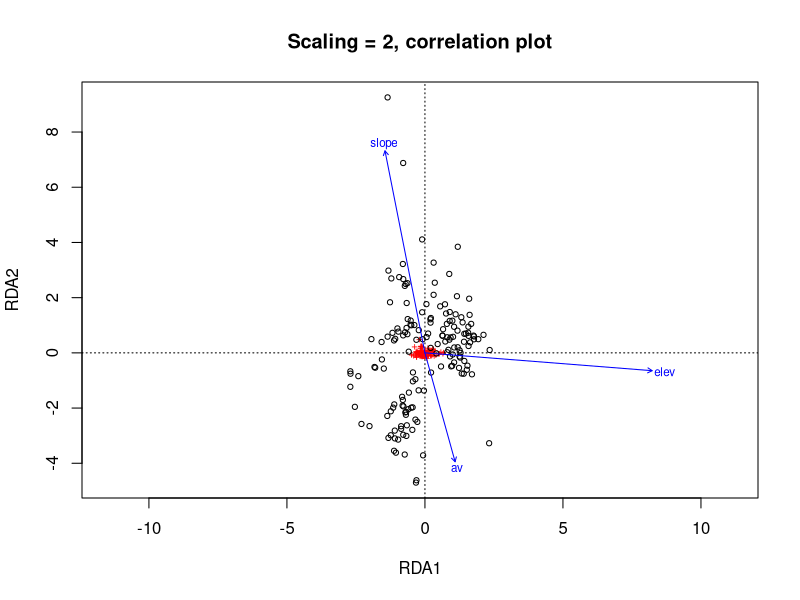
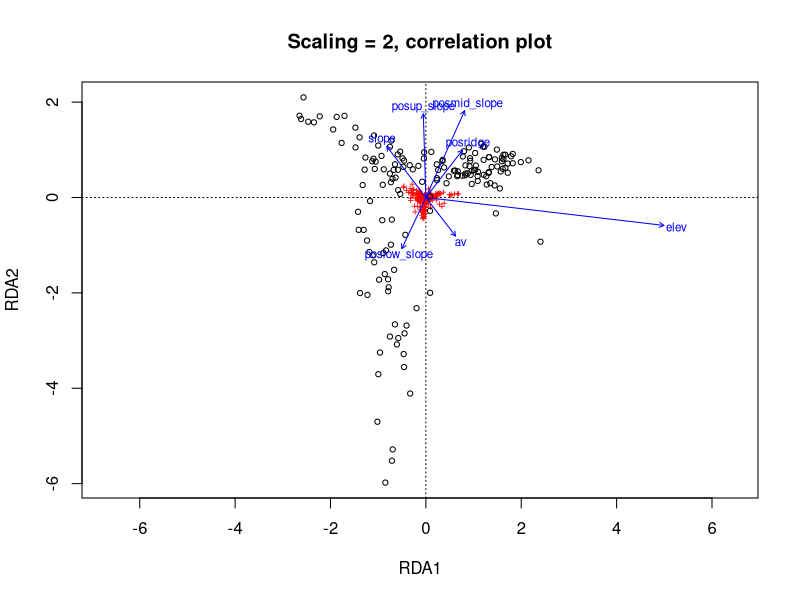
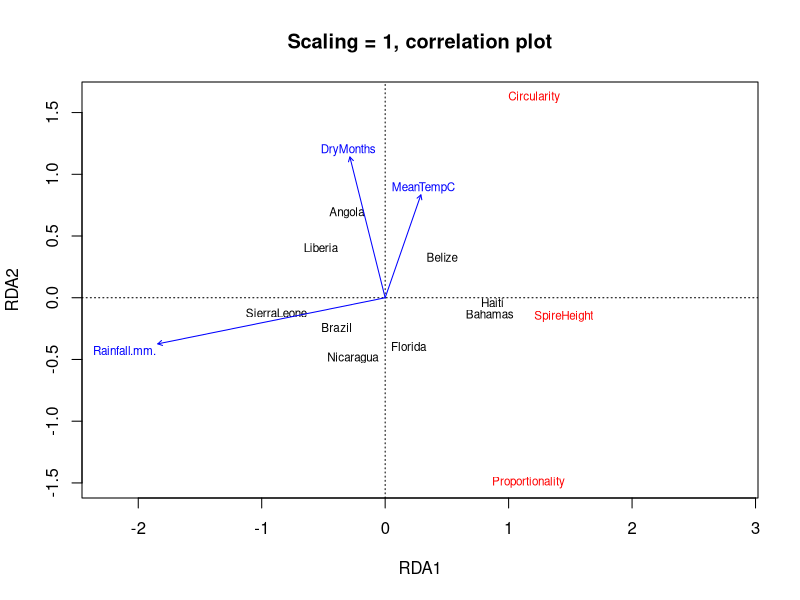
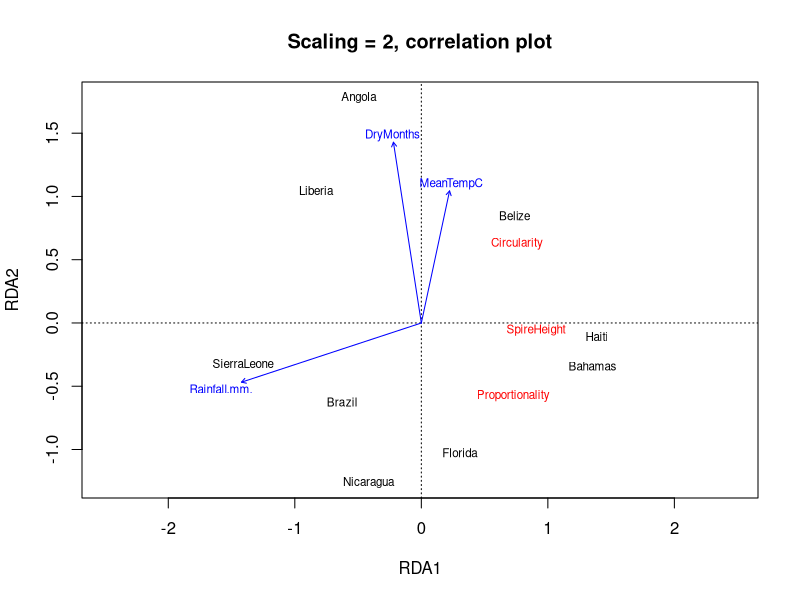

Generate these figures, in order, with R:
## ---- chunk 1
knitr::opts_chunk$set(echo = TRUE)
library(vegan)

## ---- chunk 2
veg = read.csv("bryceveg.txt", header=TRUE, sep=' ', row.names=1)
sites = read.csv("brycesite.txt", header=TRUE, sep=' ', row.names=1)
## ---- chunk 3
veg.center = scale(veg, center = TRUE, scale = TRUE)

env = with(
  sites, 
  cbind(elev, av, slope)
  )
env.scale = as.data.frame(scale(env, center = TRUE, scale = TRUE))
## ---- chunk 4
veg.rda = rda(
  veg.center ~ elev + av + slope, 
  data=env.scale
  )

veg.rda
## ---- chunk 5
plot(
  veg.rda, 
  scaling = 2, 
  main = 'Scaling = 2, correlation plot', # title
  display = c('sites', 'species', 'bp')
  )

## ---- chunk 6
anova(veg.rda)

## ---- chunk 7
sites$pos = as.factor(sites$pos)
env.scale$pos = sites$pos

veg.rda2 = rda(
  veg.center ~ elev + av + slope + pos, 
  data=env.scale
  )

anova(veg.rda2)
## ---- chunk 8
anova(veg.rda2, by='term')

## ---- chunk 9
anova(veg.rda2, by='axis')

## ---- chunk 10
plot(
  veg.rda2, 
  scaling = 2, 
  main = 'Scaling = 2, correlation plot', # title
  display = c('sites', 'species', 'bp')
  )
## ---- chunk 11
snails = read.table('SmallSnailData.txt', header=TRUE, sep=' ')
head(snails)
## ---- chunk 12
shelldata = snails[,2:4]
sitedata = snails[,5:8]

rownames(shelldata) = as.character(snails$Site)
rownames(sitedata) = as.character(snails$Site)

shell.center = as.data.frame(scale(shelldata))
site.center = as.data.frame(scale(sitedata))
## ---- chunk 13
snail.rda = rda(
  shell.center~Rainfall.mm. + DryMonths + MeanTempC, 
  data=site.center, 
  scale=FALSE # already scaled, don't do it again.
  )

anova(snail.rda, by = 'term')
## ---- chunk 14
plot(
  snail.rda, 
  scaling = 1, 
  main = 'Scaling = 1, correlation plot', # title
  display = c('sites', 'species', 'bp')
  )
## ---- chunk 15
plot(
  snail.rda, 
  scaling = 2, 
  main = 'Scaling = 2, correlation plot', # title
  display = c('sites', 'species', 'bp')
  )
## ---- chunk 16
veg.chi = decostand(veg, method='chi.square')
veg.rda.chi = rda(
  veg.chi ~ elev + av + slope, 
  data=env.scale
  )

anova(veg.rda.chi, by='terms')
## ---- chunk 17

